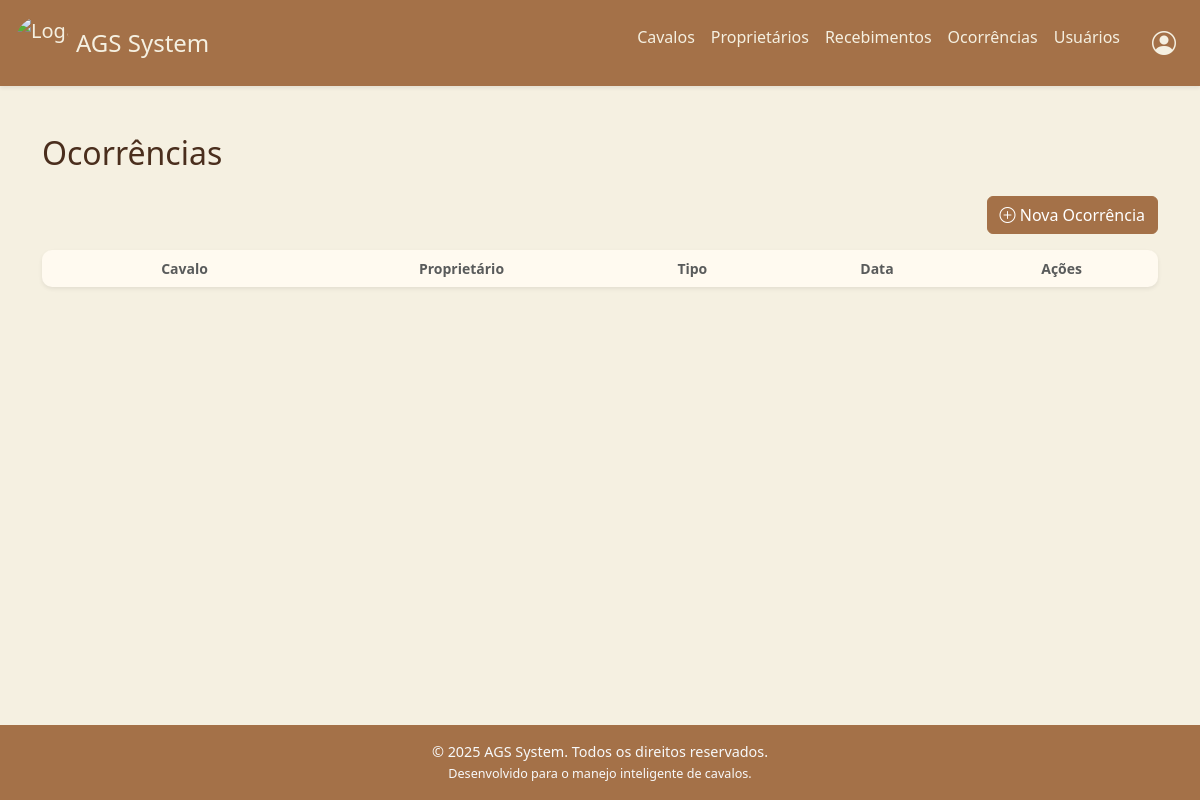
The page /ocorrencias on the database as committed earlier.
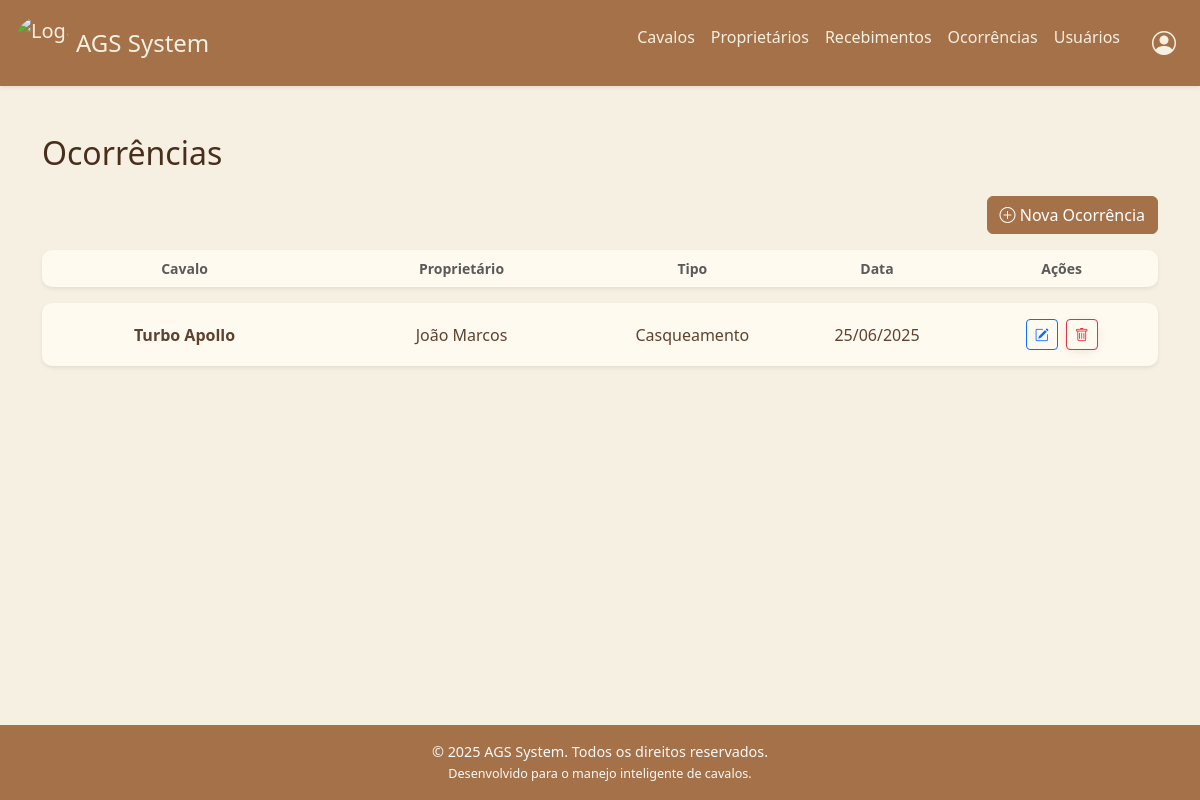
The same page on the database as committed later.
### tables this page shows
CREATE TABLE ocorrencias (
            id INTEGER PRIMARY KEY AUTOINCREMENT,
            cavalo_id INTEGER NOT NULL,
            tipo TEXT NOT NULL,
            descricao TEXT,
            data TEXT DEFAULT CURRENT_TIMESTAMP,
            proprietario_id INTEGER,
            FOREIGN KEY (cavalo_id) REFERENCES cavalos(id)
            FOREIGN KEY (proprietario_id) REFERENCES proprietario(id)
        );

CREATE TABLE cavalos (
            id INTEGER PRIMARY KEY AUTOINCREMENT,
            nome TEXT NOT NULL,
            sexo_id INTEGER,
            raca_id INTEGER,
            idade INTEGER,
            pelagem_id INTEGER,
            proprietario_id INTEGER,
            imagem TEXT,
            FOREIGN KEY (sexo_id) REFERENCES sexo(id),
            FOREIGN KEY (raca_id) REFERENCES raca(id),
            FOREIGN KEY (pelagem_id) REFERENCES pelagem(id),
            FOREIGN KEY (proprietario_id) REFERENCES proprietario(id)
        );

CREATE TABLE proprietario (
            id INTEGER PRIMARY KEY AUTOINCREMENT,
            nome TEXT NOT NULL,
            telefone TEXT
        );

### app.py (the view)
@app.route('/ocorrencias')
def ocorrencias():
    conn = conexao()
    ocorrencias = conn.execute('''
        SELECT
            o.id AS ocorrencia_id,
            c.nome AS nome_cavalo,
            p.nome AS nome_proprietario,
            o.tipo,
            o.data
        FROM ocorrencias o
        JOIN cavalos c ON o.cavalo_id = c.id
        JOIN proprietario p ON o.proprietario_id = p.id
        ORDER BY o.data DESC
    ''').fetchall()
    conn.close()
    formatted_ocorrencias_data = []
    for ocorrencia in ocorrencias:
        ocorrencia_dict = dict(ocorrencia)
        ocorrencia_dict['data'] = datetime.strptime(ocorrencia_dict['data'], '%Y-%m-%d').strftime('%d/%m/%Y')
        formatted_ocorrencias_data.append(ocorrencia_dict)
    return render_template('ocorrencias.html', ocorrencias=formatted_ocorrencias_data)

### app.py (called while the page is built)
@app.context_processor
def inject_now():
    return {'now': datetime.now()}

### database.py (called while the page is built)
def conexao():
    conn = sqlite3.connect(db_path)
    conn.row_factory = sqlite3.Row
    return conn

### templates/ocorrencias.html
{% extends 'base.html' %} {% block content %}
<h2 class="mb-4">Ocorrências</h2>
<div class="d-flex justify-content-end mt-4 mb-3">
  <a href="{{ url_for('novaOcorrencia') }}" class="btn btn-primary">
    <i class="bi bi-plus-circle"></i> Nova Ocorrência
  </a>
</div>
<div class="d-flex flex-column gap-3">
  <div class="card px-3 py-2 shadow-sm">
    <div class="row align-items-center">
      <div class="col-md-3 fw-bold text-muted small text-center">Cavalo</div>
      <div class="col-md-3 fw-bold text-muted small text-center">
        Proprietário
      </div>
      <div class="col-md-2 fw-bold text-muted small text-center">Tipo</div>
      <div class="col-md-2 fw-bold text-muted small text-center">Data</div>
      <div class="col-md-2 fw-bold text-muted small text-center">Ações</div>
    </div>
  </div>
  {% for o in ocorrencias %}
  <div class="card p-3 shadow-sm">
    <div class="row align-items-center">
      <div class="col-md-3 fw-bold text-center">{{ o['nome_cavalo'] }}</div>
      <div class="col-md-3 text-center">{{ o['nome_proprietario'] }}</div>
      <div class="col-md-2 text-center">{{ o['tipo'] }}</div>
      <div class="col-md-2 text-center">{{ o['data'] }}</div>
      <div class="col-md-2 d-flex justify-content-center gap-2">
        <a href="" class="btn btn-sm btn-outline-primary" title="Editar">
          <i class="bi bi-pencil-square"></i>
        </a>
        <form
          method="POST"
          action=""
          onsubmit="return confirm('Tem certeza que deseja excluir este recebimento?');"
        >
          <button
            type="submit"
            class="btn btn-sm btn-outline-danger"
            title="Excluir"
          >
            <i class="bi bi-trash"></i>
          </button>
        </form>
      </div>
    </div>
  </div>
  {% endfor %}
</div>
{% endblock %}

Rows that differ between the two databases and show on the page:
now on this page (row edited): ocorrencias: nome_cavalo "Turbo Apollo", nome_proprietario "João Marcos", tipo "Casqueamento", data "25/06/2025"
